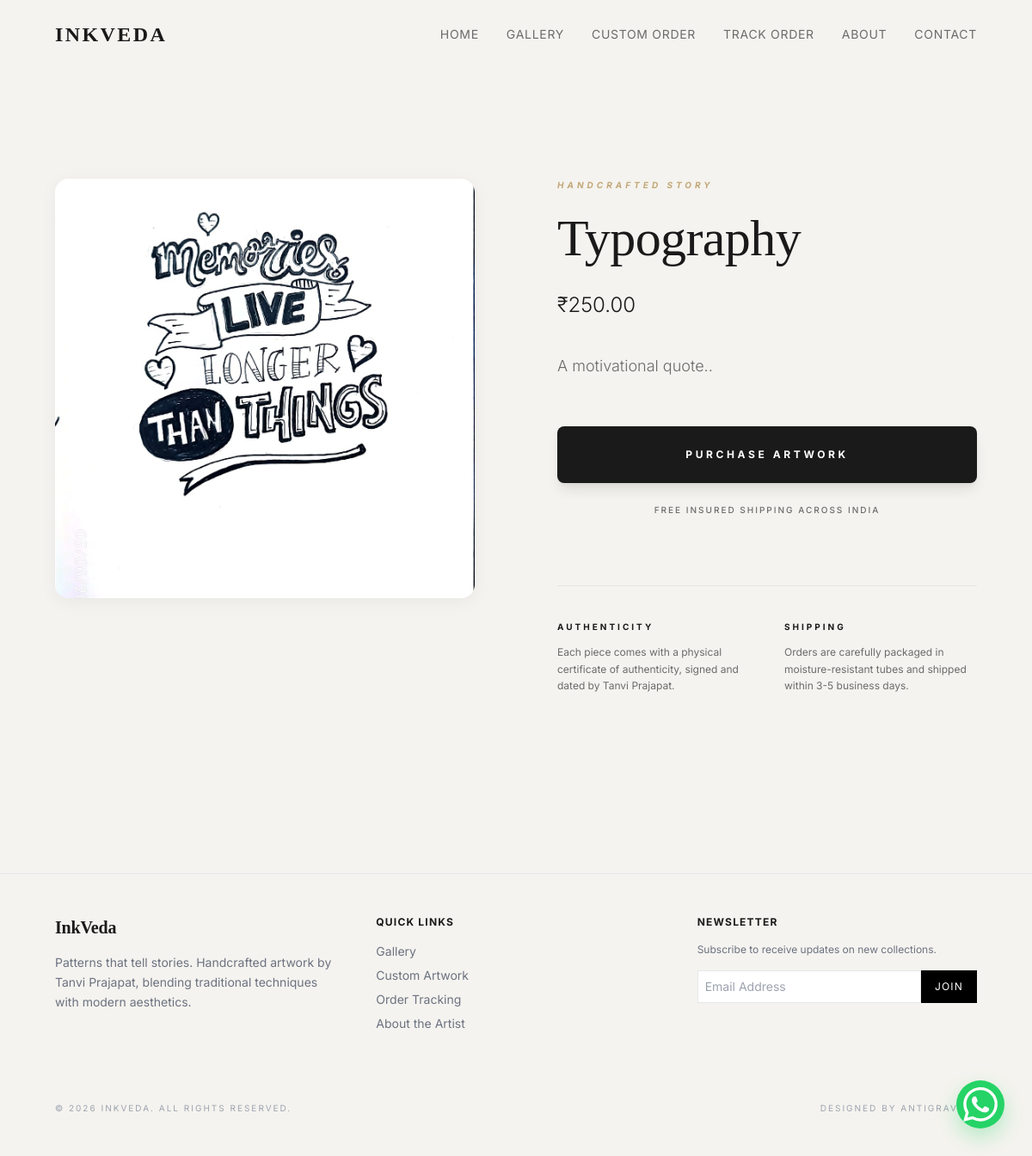
The app's page /artwork/2/ with its own data.
### artworks/models.py (models this page shows, shortened)
class Artwork(models.Model):
    CATEGORY_CHOICES = [
        ('Mandala', 'Mandala'),
        ('Zentangle', 'Zentangle'),
        ('Doodle', 'Doodle'),
        ('Typography', 'Typography'),
    ]
    title = models.CharField(max_length=200)
    description = models.TextField()
    image = models.ImageField(upload_to="artworks/%Y/%m/")
    category = models.CharField(max_length=50, choices=CATEGORY_CHOICES)
    price = models.DecimalField(max_digits=10, decimal_places=2)
    is_available = models.BooleanField(default=True)
    created_at = models.DateTimeField(auto_now_add=True)

### artworks/views.py (the view)
# urls.py: path('artwork/<int:pk>/', views.artwork_detail, name='artwork_detail'),
def artwork_detail(request, pk):
    artwork = get_object_or_404(Artwork, pk=pk)
    return render(request, 'artworks/artwork_detail.html', {'artwork': artwork})

### templates/artworks/artwork_detail.html (shortened to what this page needs)
{% extends 'base.html' %}
{% block content %}
<section class="py-32 px-6 lg:px-16 reveal">
    <div class="max-w-7xl mx-auto grid grid-cols-1 lg:grid-cols-2 gap-24">
        <div class="space-y-8 reveal">
            <div class="aspect-square bg-white overflow-hidden premium-shadow rounded-2xl">
                <img src="{{ artwork.image.url }}" alt="{{ artwork.title }}" class="w-full h-full object-cover transition duration-700 hover:scale-105">
            </div>
        </div>
        <div class="flex flex-col justify-center reveal">
            <span class="text-[10px] uppercase tracking-[0.4em] text-[#C2A878] font-bold mb-6 italic">Handcrafted Story</span>
            <h1 class="text-5xl md:text-6xl font-serif mb-8 leading-tight">{{ artwork.title }}</h1>
            <p class="text-2xl font-light mb-10 text-[#1A1A1A]">₹{{ artwork.price }}</p>
            <div class="prose prose-sm text-[#6B6B6B] max-w-none mb-14 leading-relaxed text-lg font-light">
                {{ artwork.description|linebreaks }}
            </div>
            {% if artwork.is_available %}
            <div class="space-y-6">
                <a href="{% url 'checkout' artwork.pk %}" class="btn-premium w-full block text-center py-6 text-xs uppercase tracking-[0.3em] font-bold shadow-lg shadow-[#1A1A1A]/10">Purchase Artwork</a>
                <p class="text-[10px] uppercase tracking-[0.2em] text-[#6B6B6B] text-center font-medium">Free insured shipping across India</p>
            </div>
            {% endif %}
            <div class="mt-20 pt-10 border-t border-[#E5E5E5] grid grid-cols-1 md:grid-cols-2 gap-10">
                <div class="space-y-3">
                    <h4 class="text-[10px] uppercase tracking-[0.3em] font-bold text-[#1A1A1A]">Authenticity</h4>
                    <p class="text-xs text-[#6B6B6B] leading-relaxed">Each piece comes with a physical certificate of authenticity, signed and dated by Tanvi Prajapat.</p>
                </div>
                <div class="space-y-3">
                    <h4 class="text-[10px] uppercase tracking-[0.3em] font-bold text-[#1A1A1A]">Shipping</h4>
                    <p class="text-xs text-[#6B6B6B] leading-relaxed">Orders are carefully packaged in moisture-resistant tubes and shipped within 3-5 business days.</p>
                </div>
            </div>
        </div>
    </div>
</section>
{% endblock %}

### templates/base.html (style rules this page uses)
:root { --bg-primary: #F5F3EF; --text-primary: #1A1A1A; --text-secondary: #6B6B6B; --accent: #C2A878; --border: #E5E5E5; }
body { font-family: 'Inter', sans-serif; background-color: var(--bg-primary); color: var(--text-primary); scroll-behavior: smooth; -webkit-font-smoothing: antialiased; }
.font-serif { font-family: 'Playfair Display', serif; letter-spacing: -0.01em; }
.premium-shadow { box-shadow: 0 4px 20px rgba(0, 0, 0, 0.05); transition: transform 0.3s ease, box-shadow 0.3s ease; border-radius: 12px; }
.btn-premium { background-color: var(--text-primary); color: #FFFFFF; border-radius: 8px; transition: all 0.3s ease; position: relative; overflow: hidden; border: 1px solid transparent; }
.reveal { opacity: 0; transform: translateY(30px); transition: all 0.8s cubic-bezier(0.165, 0.84, 0.44, 1); }
.reveal.active { opacity: 1; transform: translateY(0); }

### records on screen
Artwork: image (picture), title "Typography", price "250.00", description "A motivational quote.."
